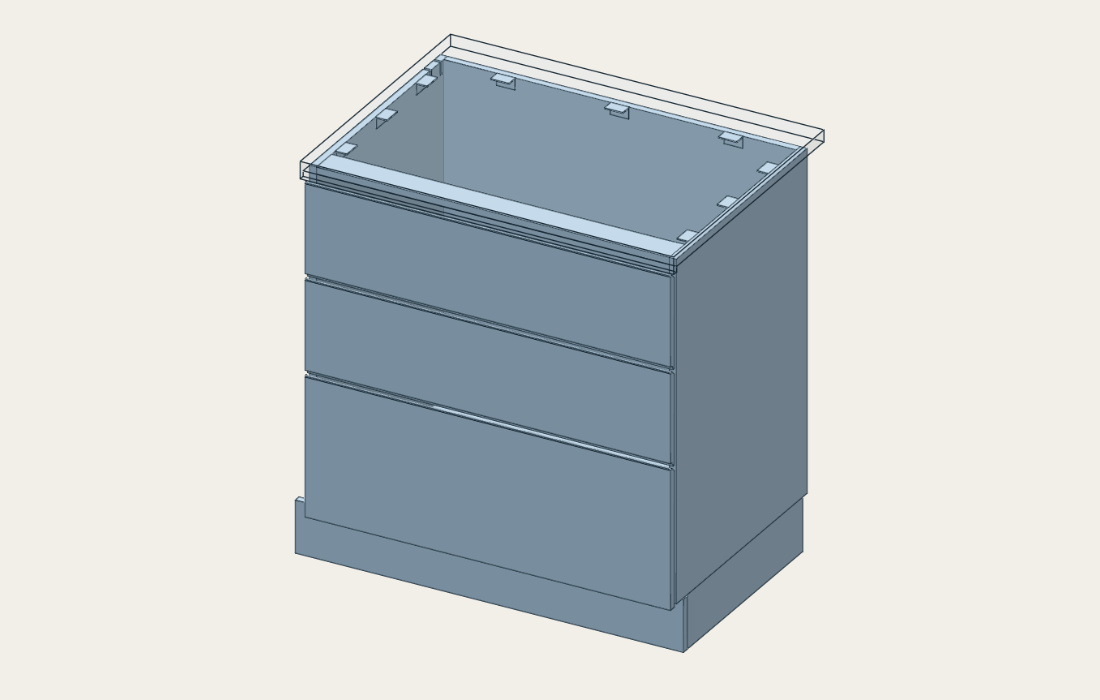
#> input picture assembly/img/s_final.png, 1100 x 700 px
$ python build_guide.py
#> lines starting #> are read from the running program, lines starting #| are printed output that depends on the picture
"""Build assembly_guide.pdf and ASSEMBLY_GUIDE.md from content.py. Run: python3 -I build_guide.py"""
import os
import sys
import textwrap

import matplotlib
matplotlib.use("Agg")
import matplotlib.image as mpimg
import matplotlib.pyplot as plt
from matplotlib.backends.backend_pdf import PdfPages
from matplotlib.patches import Rectangle

HERE = os.path.dirname(os.path.abspath(__file__))
sys.path.insert(0, HERE)
import content as C  # noqa: E402

PW, PH = 210.0, 297.0           # A4 portrait, mm
ML, MR, MT, MB = 18.0, 18.0, 20.0, 18.0
TW = PW - ML - MR
INK, GREY, ACC = "#1b1b1b", "#666666", "#8a5a14"
PT = 25.4 / 72.0                # mm per point


class Doc:
    def __init__(self, pdf):
        self.pdf = pdf
        self.n = 0
        self.fig = self.ax = None
        self.y = 0.0
        self.new_page()

    def new_page(self):
        if self.fig is not None:
            self.close()
        self.n += 1
        self.fig = plt.figure(figsize=(PW / 25.4, PH / 25.4))
        self.ax = self.fig.add_axes([0, 0, 1, 1])
        self.ax.set_xlim(0, PW)
        self.ax.set_ylim(PH, 0)       # y grows downward
        self.ax.axis("off")
        self.ax.plot([ML, PW - MR], [PH - MB + 3, PH - MB + 3], lw=0.4, c=INK)
        self.ax.text(ML, PH - MB + 7, "Kitchen bench extension: assembly guide", fontsize=6, c=GREY, va="center")
        self.ax.text(PW - MR, PH - MB + 7, f"Page {self.n}", fontsize=6, c=GREY, va="center", ha="right")
        self.y = MT

    def close(self):
        self.pdf.savefig(self.fig)
        plt.close(self.fig)
        self.fig = None

    def room(self, h):
        if self.y + h > PH - MB:
            self.new_page()

    def text(self, x, s, size, weight="normal", color=INK, ha="left"):
        self.ax.text(x, self.y, s, fontsize=size, weight=weight, color=color, va="top", ha=ha)

    def lines(self, s, size, width_mm, x, weight="normal", lead=1.45, color=INK):
        cw = size * PT * 0.52               # average character width in mm
        cols = max(10, int(width_mm / cw))
        out = []
        for para in s.split("\n"):
            out += textwrap.wrap(para, cols) or [""]
        return out

    def para(self, s, size=8.6, x=None, width=None, weight="normal", color=INK, gap=2.0):
        x = ML if x is None else x
        width = TW if width is None else width
        ls = self.lines(s, size, width, x)
        lh = size * PT * 1.45
        for l in ls:
            self.room(lh)
            self.text(x, l, size, weight, color)
            self.y += lh
        self.y += gap

    # [7 lines left out: function h1, not called in this run]

    def h2(self, s):
        self.room(12)
        self.text(ML, s, 9.2, "bold")
        self.y += 5.2

    def bullets(self, items, size=8.6):
        for it in items:
            ls = self.lines(it, size, TW - 6, ML + 6)
            lh = size * PT * 1.45
            self.room(lh * len(ls) + 1)
            self.text(ML + 1.5, "•", size)
            for l in ls:
                self.text(ML + 6, l, size)
                self.y += lh
            self.y += 1.0
        self.y += 1.0

    # [38 lines left out: functions steps, table, not called in this run]

    def note(self, label, s, size=8.2):
        ls = self.lines(s, size, TW - 8, ML + 4)
        lh = size * PT * 1.45
        h = lh * len(ls) + 9
        self.room(h + 2)
        self.ax.add_patch(Rectangle((ML, self.y), TW, h, fc="#f6efe0", ec=ACC, lw=0.6))
        self.ax.text(ML + 3, self.y + 2.2, label, fontsize=7.4, weight="bold", color=ACC, va="top")
        yy = self.y + 6.4
        for l in ls:
            self.ax.text(ML + 3, yy, l, fontsize=size, va="top")
            yy += lh
        self.y += h + 3

    def img(self, path, caption, width=150.0):
        im = mpimg.imread(os.path.join(HERE, path))
        h = width * im.shape[0] / im.shape[1]
        self.room(h + 9)
        x = ML + (TW - width) / 2
        self.ax.imshow(im, extent=(x, x + width, self.y + h, self.y), aspect="auto", zorder=1)
        self.ax.set_xlim(0, PW)
        self.ax.set_ylim(PH, 0)
        self.y += h + 1.5
        self.ax.text(PW / 2, self.y, caption, fontsize=7, color=GREY, va="top", ha="center", style="italic")
        self.y += 6.5


import steps_content as SC  # noqa: E402


def draw_cover(d):
    d.y += 10
    d.text(ML, C.TITLE, 17, "bold")
    d.y += 10
    d.para(C.SUBTITLE, 9.4, color=GREY, gap=6)
    d.img("img/s_final.png", "The finished unit (benchtop extension, three drawers, kickboard)", width=170)
#> in img, im is the input picture: shape (700, 1100, 3) float32; mean R, G, B 0.785, 0.809, 0.812
    d.y += 4
    d.h2("How to read the pictures")
    d.bullets(["Solid parts are the ones you add in that step. See-through parts are already built.",
               "Parts are shown pulled apart along the direction they move in. Nothing is drawn to a scale you can measure: use the dimensions in the text boxes and the shop drawings.",
               "Part references (C1 to C4, C9, P1 to P4, Kb, D1 to D3) are those on sheet 1 of the shop drawings. Dimensions are in millimetres.",
               "The written guide that follows the pictures has the full routing, drilling and checking details, and the open points."])
    d.note("BEFORE YOU START", "Not yet proven by building. Make and test the mitre and the cove on an offcut (step 7), and build drawer 1 (step 6) first, before you cut the pulls on all the fronts. "
           "Measure your own plywood and the real Alto parts against the model (written guide, section 2).")


def draw_step(d, st):
    d.new_page()
    ax = d.ax
    # step number badge
    ax.add_patch(Rectangle((ML, MT - 4), 20, 20, fc=INK, ec=INK))
    ax.text(ML + 10, MT + 6, str(st["n"]), fontsize=26, weight="bold", color="white", ha="center", va="center")
    ax.text(ML + 26, MT + 6, st["title"], fontsize=15, weight="bold", va="center")
    d.y = MT + 22
    imgs = st["images"]
    if len(imgs) == 1:
        d.img(imgs[0][0], imgs[0][1], width=TW) if imgs[0][1] else d.img(imgs[0][0], "", width=TW)
        d.y -= 4
    else:
        w = (TW - 4 * (len(imgs) - 1)) / len(imgs) if len(imgs) > 2 else (TW - 6) / 2
        top = d.y
        hmax = 0
        for i, (p, cap) in enumerate(imgs):
            im = mpimg.imread(os.path.join(HERE, p))
            h = w * im.shape[0] / im.shape[1]
            x = ML + i * (w + (6 if len(imgs) == 2 else 4))
            if len(imgs) == 3 or (st["n"] == 9 and i == 1):
                pass
            ax.imshow(im, extent=(x, x + w, top + h, top), aspect="auto", zorder=1)
            ax.text(x + w / 2, top + h + 1.5, cap, fontsize=7, color=GREY, va="top", ha="center", style="italic")
            hmax = max(hmax, h)
        ax.set_xlim(0, PW)
        ax.set_ylim(PH, 0)
        d.y = top + hmax + 8
    # parts column (left) and instructions (right)
    y0 = d.y
    ax.text(ML, y0, "PARTS", fontsize=7.5, weight="bold", color=ACC, va="top")
    yy = y0 + 5.5
    for q, t in st["parts"]:
        ax.add_patch(Rectangle((ML, yy - 1), 62, 7.6, fc="#f6efe0", ec=ACC, lw=0.5))
        ax.text(ML + 2, yy + 2.8, q, fontsize=11, weight="bold", va="center")
        for k, l in enumerate(d.lines(t, 7.4, 46, ML + 14)[:2]):
            ax.text(ML + 13, yy + 1.6 + k * 3.0, l, fontsize=7.2, va="center")
        yy += 9.2
    if "heights" in st:
        ax.text(ML, yy + 1, "DRAWBAR PLATE TOP ABOVE C3", fontsize=6.8, weight="bold", color=ACC, va="top")
        yy += 5.5
        for j, (k, v) in enumerate(st["heights"]):
            ax.text(ML + 2 + j * 20, yy + 3, f"{k}  {v}", fontsize=8.5, weight="bold", va="center")
        yy += 8
    ax.text(ML + 70, y0, "DO", fontsize=7.5, weight="bold", color=ACC, va="top")
    ty = y0 + 5.5
    for i, t in enumerate(st["do"], 1):
        ls = d.lines(t, 8.2, TW - 70 - 6, ML + 76)
        ax.text(ML + 70, ty, f"{i}.", fontsize=8.2, weight="bold", va="top")
        for l in ls:
            ax.text(ML + 76, ty, l, fontsize=8.2, va="top")
            ty += 8.2 * PT * 1.45
        ty += 1.6
    y1 = max(yy, ty) + 2
    for label, key in (("CHECK", "check"), ("WARNING", "warn")):
        if key in st:
            ls = d.lines(st[key], 8.0, TW - 28, ML + 24)
            h = 8.0 * PT * 1.45 * len(ls) + 4
            ax.add_patch(Rectangle((ML, y1), TW, h, fc="#f6efe0" if key == "check" else "#fbe4df", ec=ACC if key == "check" else "#b03a2e", lw=0.6))
            ax.text(ML + 3, y1 + h / 2, label, fontsize=7.4, weight="bold", color=ACC if key == "check" else "#b03a2e", va="center")
            for k, l in enumerate(ls):
                ax.text(ML + 24, y1 + 2 + k * 8.0 * PT * 1.45, l, fontsize=8.0, va="top")
            y1 += h + 2


def build_pdf(path):
    with PdfPages(path) as pdf:
        d = Doc(pdf)
        draw_cover(d)
        for st in SC.STEPS:
            draw_step(d, st)
#> in close, `self.pdf.savefig(self.fig)`:
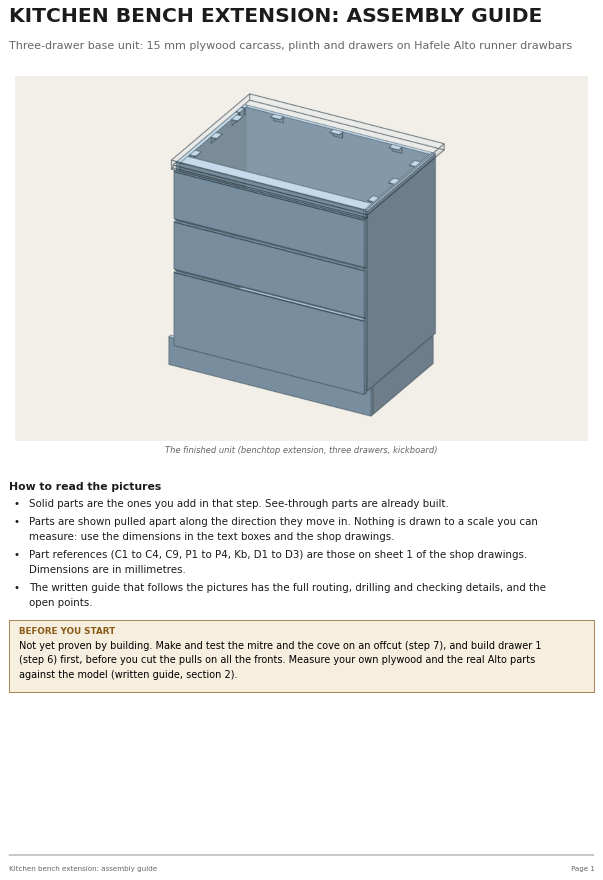
#> figure drawn by matplotlib, 1 panel
#> call 2 of img, with path = 'img/s01_plinth.png', caption = '', width = 174
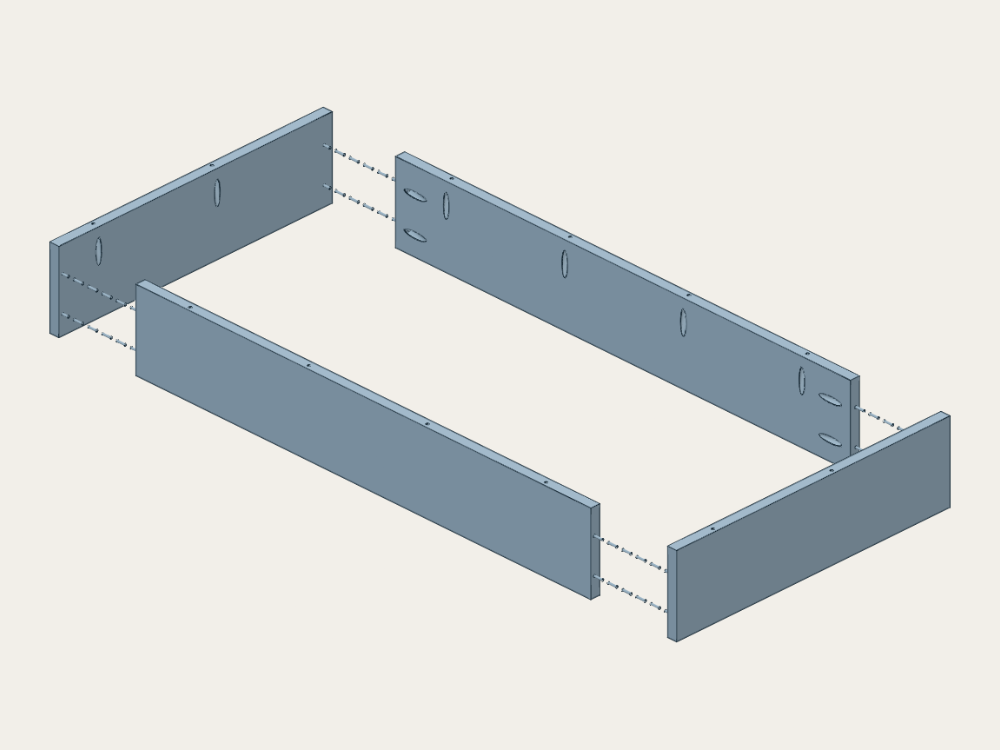
#> input picture assembly/img/s01_plinth.png, 1000 x 750 px
#> in img, im is the input picture: shape (750, 1000, 4) float32; mean R, G, B, A 0.844, 0.857, 0.849, 1
        d.new_page()
        d.y += 6
        d.text(ML, "WRITTEN GUIDE: DETAILS, DIMENSIONS AND CHECKS", 14, "bold")
        d.y += 9
        d.para(C.SUBTITLE, 9.2, color=GREY, gap=3.5)
        for i, b in enumerate(C.B):
            k = b[0]
            if k == "h1":
                if i + 1 < len(C.B) and C.B[i + 1][0] == "img":
                    d.room(140)       # keep a heading with the picture that follows it
                d.h1(b[1])
            elif k == "h2":
                d.h2(b[1])
            elif k == "p":
                d.para(b[1])
            elif k == "steps":
                d.steps(b[1])
            elif k == "bul":
                d.bullets(b[1])
            elif k == "table":
                d.table(b[1], b[2], b[3])
            elif k == "img":
                d.img(b[1], b[2])
            elif k == "note":
                d.note(b[1], b[2])
        d.close()


# [35 lines left out: function build_md, not called in this run]


if __name__ == "__main__":
#> (the run stopped early here; a loop or call above may not have finished)
